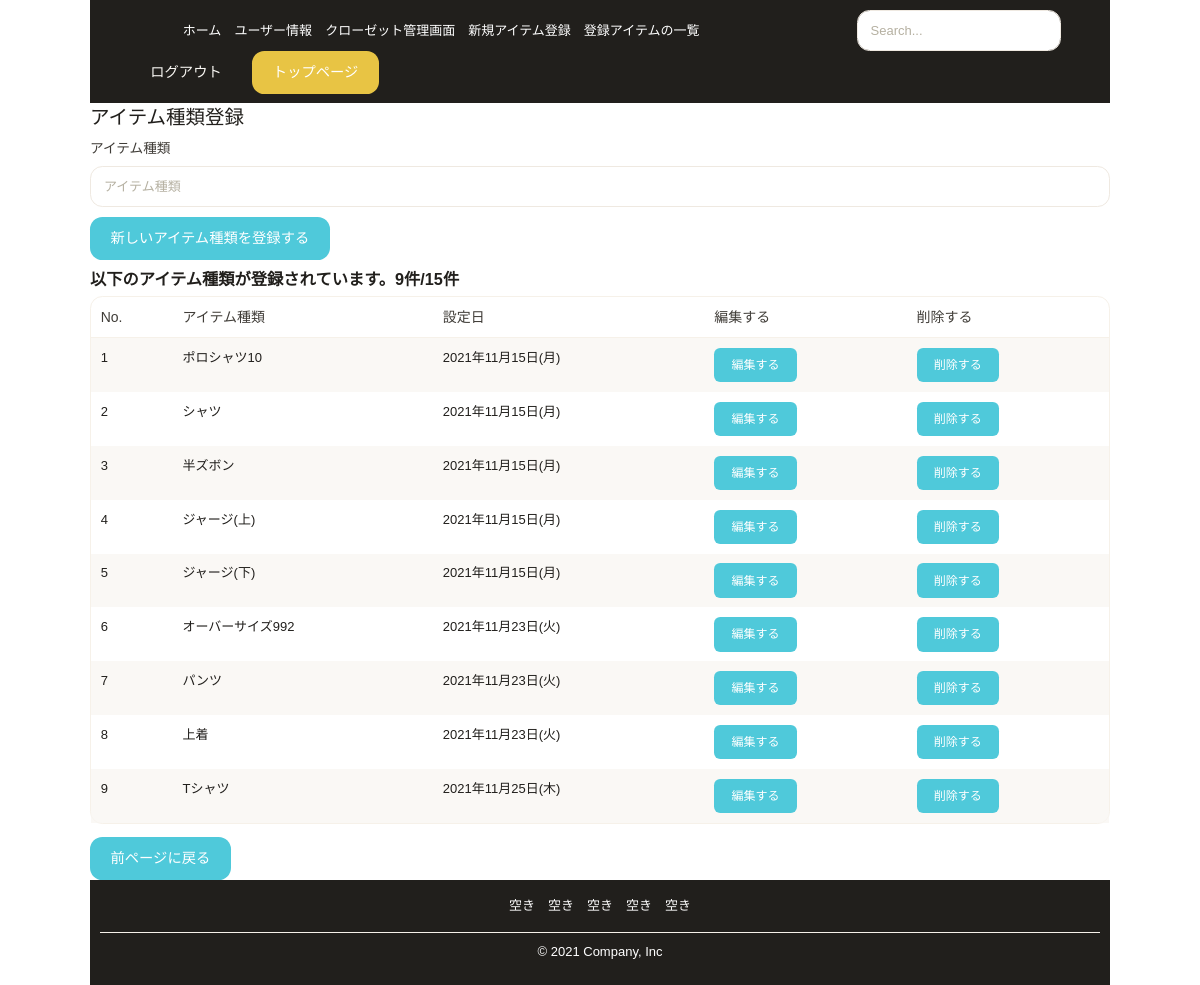
Before: /contents/item-type-create/ (signed in) with the older database file.
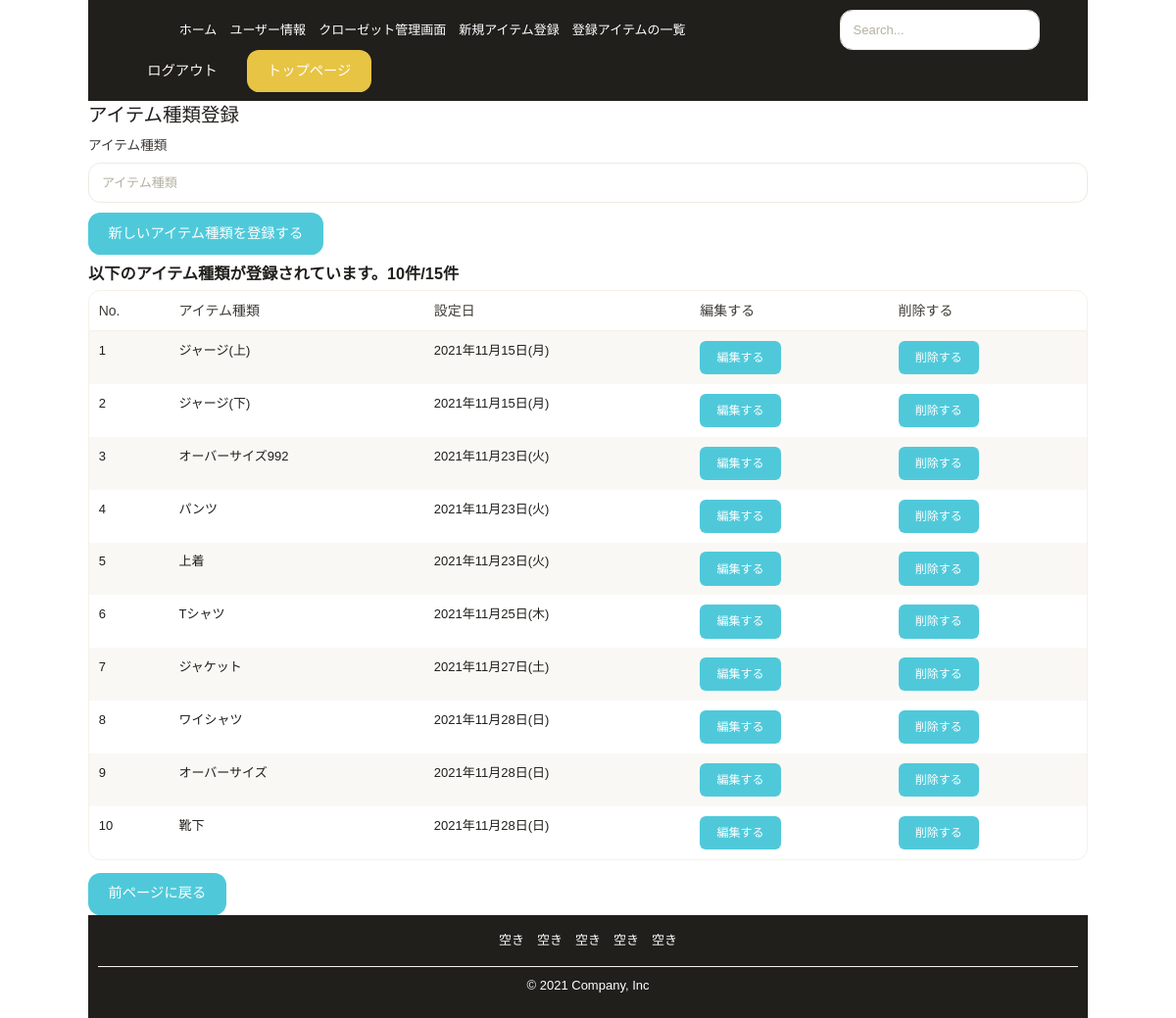
After: the same page with the newer database file.
### contents/models.py (models this page shows, shortened)
class ItemType(models.Model):
    user = models.ForeignKey(settings.AUTH_USER_MODEL, verbose_name='ユーザー', on_delete=models.CASCADE, null=True)
    create_date = models.DateTimeField(verbose_name='作成日', auto_now_add=True)
    item_type = models.CharField(verbose_name='アイテム種類', max_length=255, unique=True)

### contents/views.py (the view)
# urls.py: path('item-type-create/', item_type_CreateView, name='item_type_create'),
@login_required
def item_type_CreateView(request):
    item_type_list = ItemType.objects.filter(user_id = request.user)
    if request.method == 'POST':
        form = ItemTypeCreateForm(request.POST)
        if form.is_valid():
            item_type = form.save(commit=False)
            item_type.user = request.user
            item_type.save()
            return redirect('item_type_create_complete')
    else:
        form = ItemTypeCreateForm()
    return render(request,'contents/item_category_registration/item_type_create.html', {'form':form, "item_type_list":item_type_list})

### contents/forms.py (shortened to what this page needs)
class ItemTypeCreateForm(forms.ModelForm):
    class Meta:
        model = ItemType
        fields = ('item_type',)
        labels = {'item_type':'アイテム種類'}

### templates/contents/item_category_registration/item_type_create.html (shortened to what this page needs)
{% extends 'contents/contents_base.html' %}
{% load static django_bootstrap5 humanize %}
{% block content %}
<div class="container">
    <form action='' method='POST'>{% csrf_token %}
        <legend>アイテム種類登録</legend>
        {% bootstrap_form form %}
        {% bootstrap_button button_type="submit" content="新しいアイテム種類を登録する" %}
    </form>
</div>
<div class="container">
    {% if item_type_list %}
    <h4 style="margin-top: 10px;">以下のアイテム種類が登録されています。{{ item_type_list.count }}件/15件</h4>
    <table class="table table-rounded table-striped border gy-3 gs-3">
        <thead>
            <tr class="fw-bold fs-6 text-gray-800 border-bottom border-gray-200">
                <th>No.</th>
                <th>アイテム種類</th>
                <th>設定日</th>
                <th>編集する</th>
                <th>削除する</th>
            </tr>
        </thead>
        <tbody>
        {% for field in item_type_list %}
        <tr>
            <td>{{ forloop.counter }}</td>
            <td>{{ field.item_type }}</td>
            <td>{{ field.create_date | date:"Y年m月d日(D)" }}</td>
            <td><a href="{% url 'item_type_update' field.pk %}" class="btn btn-sm btn-primary" type="submit">編集する</a></td>
            <td><a href="{% url 'item_type_delete' field.pk %}" class="btn btn-sm btn-primary" type="submit">削除する</a></td>
        </tr>
        {% endfor %}
        </tbody>
    </table>
    {% else %}
    <p>アイテム種類は登録されていません</p>
    {% endif %}
    <a href="{% url 'item_category_gate' %}" class="btn btn-md btn-primary" type="submit">前ページに戻る</a>
</div>
{% endblock content %}

Changed rows visible on the page:
removed ItemType: item_type "ポロシャツ10", create_date "2021年11月15日(月)"
removed ItemType: item_type "シャツ", create_date "2021年11月15日(月)"
removed ItemType: item_type "半ズボン", create_date "2021年11月15日(月)"
added ItemType: item_type "ジャケット", create_date "2021年11月27日(土)"
added ItemType: item_type "ワイシャツ", create_date "2021年11月28日(日)"
added ItemType: item_type "オーバーサイズ", create_date "2021年11月28日(日)"
added ItemType: item_type "靴下", create_date "2021年11月28日(日)"
Other visible differences:
{{ item_type_list.count }}: "9" → "10"
